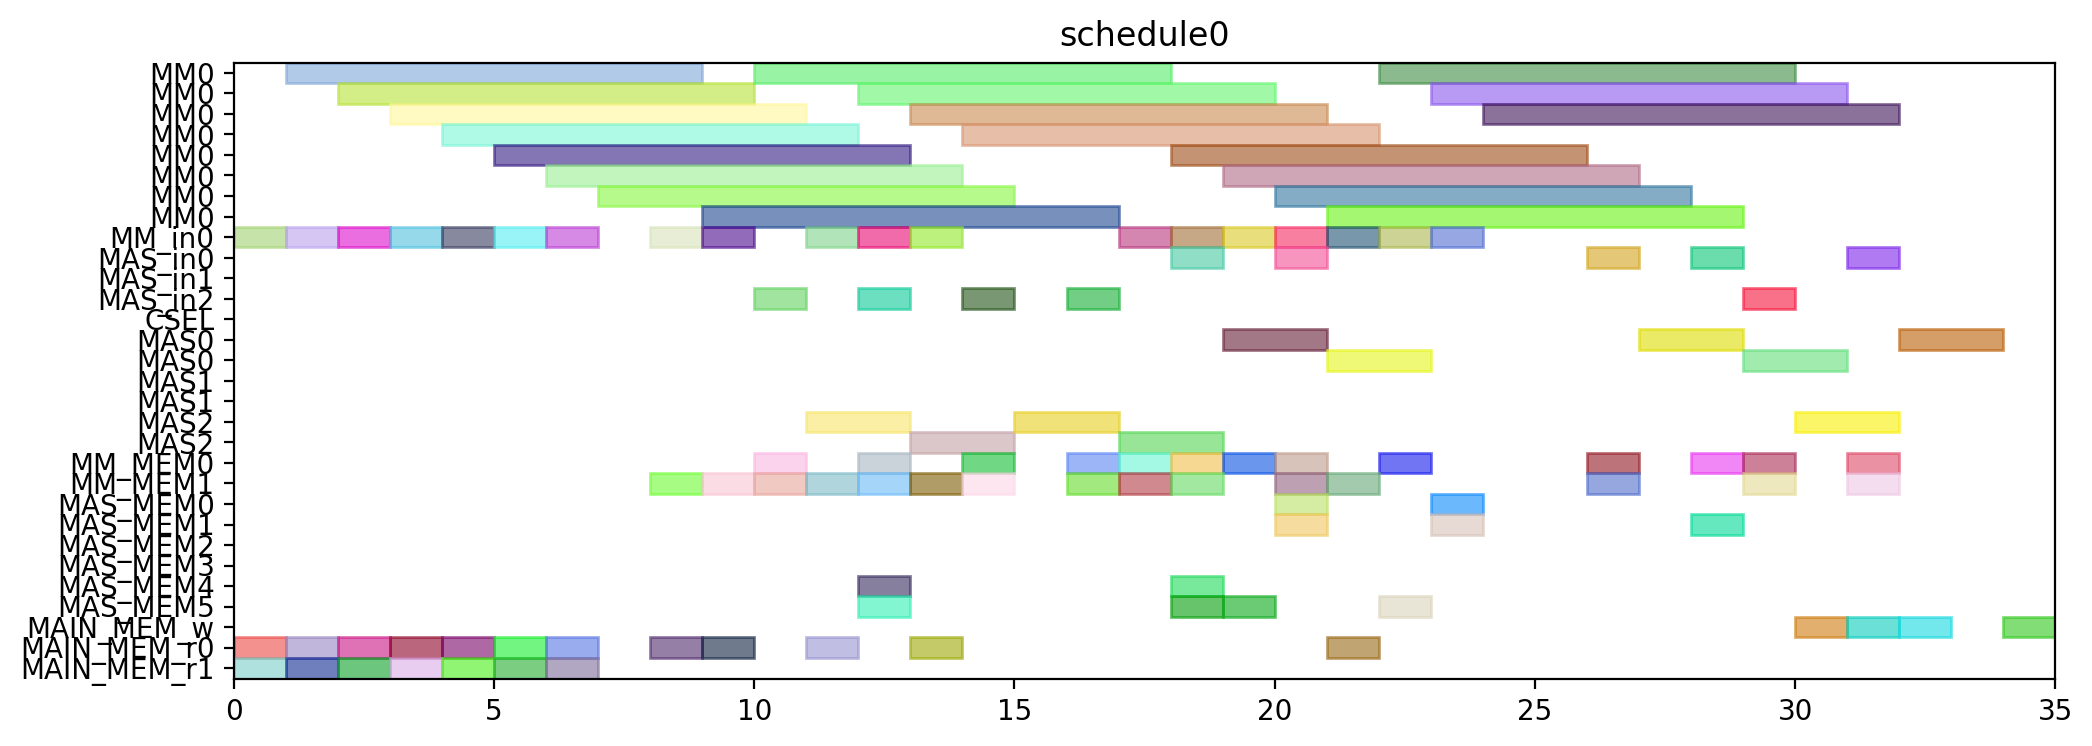

Write the Python code that produced this figure.
from pyschedule import Scenario, solvers, plotters, alt


def solve():
	horizon = 120
	S = Scenario("schedule0", horizon=horizon)

	# resource
	MM = S.Resources('MM', num=1, size=8)
	MM_in = S.Resources('MM_in', num=1)
	MAS_in = S.Resources('MAS_in', num=3)
	CSEL = S.Resource('CSEL')
	MAS = S.Resources('MAS', num=3, size=2, periods=range(1, horizon))
	MM_MEM = S.Resources('MM_MEM', num=2)
	MAS_MEM = S.Resources('MAS_MEM', num=6)
	MAIN_MEM_w = S.Resource('MAIN_MEM_w', size=1)
	MAIN_MEM_r = S.Resources('MAIN_MEM_r', num=2)

	# result of previous scheduling

	# new tasks
	T1 = S.Task('T1', length=8, delay_cost=1)
	T1 += alt(MM)
	T1_in = S.Task('T1_in', length=1, delay_cost=1)
	T1_in += alt(MM_in)
	S += T1_in*MM_in[0]<=T1*MM[0]
	T1_mem0 = S.Task('T1_mem0', length=1, delay_cost=1)
	T1_mem0 += MAIN_MEM_r[0]
	S += T1_mem0 <= T1

	T1_mem1 = S.Task('T1_mem1', length=1, delay_cost=1)
	T1_mem1 += MAIN_MEM_r[1]
	S += T1_mem1 <= T1

	T2 = S.Task('T2', length=8, delay_cost=1)
	T2 += alt(MM)
	T2_in = S.Task('T2_in', length=1, delay_cost=1)
	T2_in += alt(MM_in)
	S += T2_in*MM_in[0]<=T2*MM[0]
	T2_mem0 = S.Task('T2_mem0', length=1, delay_cost=1)
	T2_mem0 += MAIN_MEM_r[0]
	S += T2_mem0 <= T2

	T2_mem1 = S.Task('T2_mem1', length=1, delay_cost=1)
	T2_mem1 += MAIN_MEM_r[1]
	S += T2_mem1 <= T2

	T3 = S.Task('T3', length=8, delay_cost=1)
	T3 += alt(MM)
	T3_in = S.Task('T3_in', length=1, delay_cost=1)
	T3_in += alt(MM_in)
	S += T3_in*MM_in[0]<=T3*MM[0]
	T3_mem0 = S.Task('T3_mem0', length=1, delay_cost=1)
	T3_mem0 += MAIN_MEM_r[0]
	S += T3_mem0 <= T3

	T3_mem1 = S.Task('T3_mem1', length=1, delay_cost=1)
	T3_mem1 += MAIN_MEM_r[1]
	S += T3_mem1 <= T3

	T4 = S.Task('T4', length=8, delay_cost=1)
	T4 += alt(MM)
	T4_in = S.Task('T4_in', length=1, delay_cost=1)
	T4_in += alt(MM_in)
	S += T4_in*MM_in[0]<=T4*MM[0]
	T4_mem0 = S.Task('T4_mem0', length=1, delay_cost=1)
	T4_mem0 += MAIN_MEM_r[0]
	S += T4_mem0 <= T4

	T4_mem1 = S.Task('T4_mem1', length=1, delay_cost=1)
	T4_mem1 += MAIN_MEM_r[1]
	S += T4_mem1 <= T4

	T5 = S.Task('T5', length=8, delay_cost=1)
	T5 += alt(MM)
	T5_in = S.Task('T5_in', length=1, delay_cost=1)
	T5_in += alt(MM_in)
	S += T5_in*MM_in[0]<=T5*MM[0]
	T5_mem0 = S.Task('T5_mem0', length=1, delay_cost=1)
	T5_mem0 += MAIN_MEM_r[0]
	S += T5_mem0 <= T5

	T5_mem1 = S.Task('T5_mem1', length=1, delay_cost=1)
	T5_mem1 += MAIN_MEM_r[1]
	S += T5_mem1 <= T5

	T6 = S.Task('T6', length=8, delay_cost=1)
	T6 += alt(MM)
	T6_in = S.Task('T6_in', length=1, delay_cost=1)
	T6_in += alt(MM_in)
	S += T6_in*MM_in[0]<=T6*MM[0]
	T6_mem0 = S.Task('T6_mem0', length=1, delay_cost=1)
	T6_mem0 += MAIN_MEM_r[0]
	S += T6_mem0 <= T6

	T6_mem1 = S.Task('T6_mem1', length=1, delay_cost=1)
	T6_mem1 += MAIN_MEM_r[1]
	S += T6_mem1 <= T6

	T7 = S.Task('T7', length=8, delay_cost=1)
	T7 += alt(MM)
	T7_in = S.Task('T7_in', length=1, delay_cost=1)
	T7_in += alt(MM_in)
	S += T7_in*MM_in[0]<=T7*MM[0]
	T7_mem0 = S.Task('T7_mem0', length=1, delay_cost=1)
	T7_mem0 += MAIN_MEM_r[0]
	S += T7_mem0 <= T7

	T7_mem1 = S.Task('T7_mem1', length=1, delay_cost=1)
	T7_mem1 += MAIN_MEM_r[1]
	S += T7_mem1 <= T7

	T8 = S.Task('T8', length=8, delay_cost=1)
	T8 += alt(MM)
	T8_in = S.Task('T8_in', length=1, delay_cost=1)
	T8_in += alt(MM_in)
	S += T8_in*MM_in[0]<=T8*MM[0]
	T8_mem0 = S.Task('T8_mem0', length=1, delay_cost=1)
	T8_mem0 += MAIN_MEM_r[0]
	S += T8_mem0 <= T8

	T8_mem1 = S.Task('T8_mem1', length=1, delay_cost=1)
	T8_mem1 += alt(MM_MEM)
	S += (T1*MM[0])-1 < T8_mem1*MM_MEM[1]
	S += T8_mem1 <= T8

	T9 = S.Task('T9', length=8, delay_cost=1)
	T9 += alt(MM)
	T9_in = S.Task('T9_in', length=1, delay_cost=1)
	T9_in += alt(MM_in)
	S += T9_in*MM_in[0]<=T9*MM[0]
	T9_mem0 = S.Task('T9_mem0', length=1, delay_cost=1)
	T9_mem0 += MAIN_MEM_r[0]
	S += T9_mem0 <= T9

	T9_mem1 = S.Task('T9_mem1', length=1, delay_cost=1)
	T9_mem1 += alt(MM_MEM)
	S += (T1*MM[0])-1 < T9_mem1*MM_MEM[1]
	S += T9_mem1 <= T9

	T10 = S.Task('T10', length=8, delay_cost=1)
	T10 += alt(MM)
	T10_in = S.Task('T10_in', length=1, delay_cost=1)
	T10_in += alt(MM_in)
	S += T10_in*MM_in[0]<=T10*MM[0]
	T10_mem0 = S.Task('T10_mem0', length=1, delay_cost=1)
	T10_mem0 += MAIN_MEM_r[0]
	S += T10_mem0 <= T10

	T10_mem1 = S.Task('T10_mem1', length=1, delay_cost=1)
	T10_mem1 += alt(MM_MEM)
	S += (T3*MM[0])-1 < T10_mem1*MM_MEM[1]
	S += T10_mem1 <= T10

	T11 = S.Task('T11', length=8, delay_cost=1)
	T11 += alt(MM)
	T11_in = S.Task('T11_in', length=1, delay_cost=1)
	T11_in += alt(MM_in)
	S += T11_in*MM_in[0]<=T11*MM[0]
	T11_mem0 = S.Task('T11_mem0', length=1, delay_cost=1)
	T11_mem0 += MAIN_MEM_r[0]
	S += T11_mem0 <= T11

	T11_mem1 = S.Task('T11_mem1', length=1, delay_cost=1)
	T11_mem1 += alt(MM_MEM)
	S += (T3*MM[0])-1 < T11_mem1*MM_MEM[1]
	S += T11_mem1 <= T11

	T12 = S.Task('T12', length=2, delay_cost=1)
	T12 += alt(MAS)
	T12_in = S.Task('T12_in', length=1, delay_cost=1)
	T12_in += alt(MAS_in)
	S += T12_in*MAS_in[0]<=T12*MAS[0]

	S += T12_in*MAS_in[1]<=T12*MAS[1]

	S += T12_in*MAS_in[2]<=T12*MAS[2]

	T12_mem0 = S.Task('T12_mem0', length=1, delay_cost=1)
	T12_mem0 += alt(MM_MEM)
	S += (T4*MM[0])-1 < T12_mem0*MM_MEM[0]
	S += T12_mem0 <= T12

	T12_mem1 = S.Task('T12_mem1', length=1, delay_cost=1)
	T12_mem1 += alt(MM_MEM)
	S += (T2*MM[0])-1 < T12_mem1*MM_MEM[1]
	S += T12_mem1 <= T12

	T13 = S.Task('T13', length=2, delay_cost=1)
	T13 += alt(MAS)
	T13_in = S.Task('T13_in', length=1, delay_cost=1)
	T13_in += alt(MAS_in)
	S += T13_in*MAS_in[0]<=T13*MAS[0]

	S += T13_in*MAS_in[1]<=T13*MAS[1]

	S += T13_in*MAS_in[2]<=T13*MAS[2]

	T13_mem0 = S.Task('T13_mem0', length=1, delay_cost=1)
	T13_mem0 += alt(MM_MEM)
	S += (T4*MM[0])-1 < T13_mem0*MM_MEM[0]
	S += T13_mem0 <= T13

	T13_mem1 = S.Task('T13_mem1', length=1, delay_cost=1)
	T13_mem1 += alt(MM_MEM)
	S += (T2*MM[0])-1 < T13_mem1*MM_MEM[1]
	S += T13_mem1 <= T13

	T15 = S.Task('T15', length=2, delay_cost=1)
	T15 += alt(MAS)
	T15_in = S.Task('T15_in', length=1, delay_cost=1)
	T15_in += alt(MAS_in)
	S += T15_in*MAS_in[0]<=T15*MAS[0]

	S += T15_in*MAS_in[1]<=T15*MAS[1]

	S += T15_in*MAS_in[2]<=T15*MAS[2]

	T15_mem0 = S.Task('T15_mem0', length=1, delay_cost=1)
	T15_mem0 += alt(MM_MEM)
	S += (T7*MM[0])-1 < T15_mem0*MM_MEM[0]
	S += T15_mem0 <= T15

	T15_mem1 = S.Task('T15_mem1', length=1, delay_cost=1)
	T15_mem1 += alt(MM_MEM)
	S += (T7*MM[0])-1 < T15_mem1*MM_MEM[1]
	S += T15_mem1 <= T15

	T14 = S.Task('T14', length=8, delay_cost=1)
	T14 += alt(MM)
	T14_in = S.Task('T14_in', length=1, delay_cost=1)
	T14_in += alt(MM_in)
	S += T14_in*MM_in[0]<=T14*MM[0]
	T14_mem0 = S.Task('T14_mem0', length=1, delay_cost=1)
	T14_mem0 += alt(MAS_MEM)
	S += (T13*MAS[0])-1 < T14_mem0*MAS_MEM[0]
	S += (T13*MAS[1])-1 < T14_mem0*MAS_MEM[2]
	S += (T13*MAS[2])-1 < T14_mem0*MAS_MEM[4]
	S += T14_mem0 <= T14

	T14_mem1 = S.Task('T14_mem1', length=1, delay_cost=1)
	T14_mem1 += alt(MAS_MEM)
	S += (T13*MAS[0])-1 < T14_mem1*MAS_MEM[1]
	S += (T13*MAS[1])-1 < T14_mem1*MAS_MEM[3]
	S += (T13*MAS[2])-1 < T14_mem1*MAS_MEM[5]
	S += T14_mem1 <= T14

	T16 = S.Task('T16', length=8, delay_cost=1)
	T16 += alt(MM)
	T16_in = S.Task('T16_in', length=1, delay_cost=1)
	T16_in += alt(MM_in)
	S += T16_in*MM_in[0]<=T16*MM[0]
	T16_mem0 = S.Task('T16_mem0', length=1, delay_cost=1)
	T16_mem0 += alt(MM_MEM)
	S += (T1*MM[0])-1 < T16_mem0*MM_MEM[0]
	S += T16_mem0 <= T16

	T16_mem1 = S.Task('T16_mem1', length=1, delay_cost=1)
	T16_mem1 += alt(MM_MEM)
	S += (T8*MM[0])-1 < T16_mem1*MM_MEM[1]
	S += T16_mem1 <= T16

	T17 = S.Task('T17', length=8, delay_cost=1)
	T17 += alt(MM)
	T17_in = S.Task('T17_in', length=1, delay_cost=1)
	T17_in += alt(MM_in)
	S += T17_in*MM_in[0]<=T17*MM[0]
	T17_mem0 = S.Task('T17_mem0', length=1, delay_cost=1)
	T17_mem0 += alt(MM_MEM)
	S += (T8*MM[0])-1 < T17_mem0*MM_MEM[0]
	S += T17_mem0 <= T17

	T17_mem1 = S.Task('T17_mem1', length=1, delay_cost=1)
	T17_mem1 += alt(MAS_MEM)
	S += (T15*MAS[0])-1 < T17_mem1*MAS_MEM[1]
	S += (T15*MAS[1])-1 < T17_mem1*MAS_MEM[3]
	S += (T15*MAS[2])-1 < T17_mem1*MAS_MEM[5]
	S += T17_mem1 <= T17

	T18 = S.Task('T18', length=2, delay_cost=1)
	T18 += alt(MAS)
	T18_in = S.Task('T18_in', length=1, delay_cost=1)
	T18_in += alt(MAS_in)
	S += T18_in*MAS_in[0]<=T18*MAS[0]

	S += T18_in*MAS_in[1]<=T18*MAS[1]

	S += T18_in*MAS_in[2]<=T18*MAS[2]

	T18_mem0 = S.Task('T18_mem0', length=1, delay_cost=1)
	T18_mem0 += alt(MM_MEM)
	S += (T5*MM[0])-1 < T18_mem0*MM_MEM[0]
	S += T18_mem0 <= T18

	T18_mem1 = S.Task('T18_mem1', length=1, delay_cost=1)
	T18_mem1 += alt(MM_MEM)
	S += (T9*MM[0])-1 < T18_mem1*MM_MEM[1]
	S += T18_mem1 <= T18

	T19 = S.Task('T19', length=2, delay_cost=1)
	T19 += alt(MAS)
	T19_in = S.Task('T19_in', length=1, delay_cost=1)
	T19_in += alt(MAS_in)
	S += T19_in*MAS_in[0]<=T19*MAS[0]

	S += T19_in*MAS_in[1]<=T19*MAS[1]

	S += T19_in*MAS_in[2]<=T19*MAS[2]

	T19_mem0 = S.Task('T19_mem0', length=1, delay_cost=1)
	T19_mem0 += alt(MM_MEM)
	S += (T5*MM[0])-1 < T19_mem0*MM_MEM[0]
	S += T19_mem0 <= T19

	T19_mem1 = S.Task('T19_mem1', length=1, delay_cost=1)
	T19_mem1 += alt(MM_MEM)
	S += (T9*MM[0])-1 < T19_mem1*MM_MEM[1]
	S += T19_mem1 <= T19

	T21 = S.Task('T21', length=2, delay_cost=1)
	T21 += alt(MAS)
	T21_in = S.Task('T21_in', length=1, delay_cost=1)
	T21_in += alt(MAS_in)
	S += T21_in*MAS_in[0]<=T21*MAS[0]

	S += T21_in*MAS_in[1]<=T21*MAS[1]

	S += T21_in*MAS_in[2]<=T21*MAS[2]

	T21_mem0 = S.Task('T21_mem0', length=1, delay_cost=1)
	T21_mem0 += alt(MM_MEM)
	S += (T6*MM[0])-1 < T21_mem0*MM_MEM[0]
	S += T21_mem0 <= T21

	T21_mem1 = S.Task('T21_mem1', length=1, delay_cost=1)
	T21_mem1 += alt(MM_MEM)
	S += (T10*MM[0])-1 < T21_mem1*MM_MEM[1]
	S += T21_mem1 <= T21

	T24 = S.Task('T24', length=8, delay_cost=1)
	T24 += alt(MM)
	T24_in = S.Task('T24_in', length=1, delay_cost=1)
	T24_in += alt(MM_in)
	S += T24_in*MM_in[0]<=T24*MM[0]
	T24_mem0 = S.Task('T24_mem0', length=1, delay_cost=1)
	T24_mem0 += alt(MM_MEM)
	S += (T11*MM[0])-1 < T24_mem0*MM_MEM[0]
	S += T24_mem0 <= T24

	T24_mem1 = S.Task('T24_mem1', length=1, delay_cost=1)
	T24_mem1 += alt(MAS_MEM)
	S += (T12*MAS[0])-1 < T24_mem1*MAS_MEM[1]
	S += (T12*MAS[1])-1 < T24_mem1*MAS_MEM[3]
	S += (T12*MAS[2])-1 < T24_mem1*MAS_MEM[5]
	S += T24_mem1 <= T24

	T20 = S.Task('T20', length=8, delay_cost=1)
	T20 += alt(MM)
	T20_in = S.Task('T20_in', length=1, delay_cost=1)
	T20_in += alt(MM_in)
	S += T20_in*MM_in[0]<=T20*MM[0]
	T20_mem0 = S.Task('T20_mem0', length=1, delay_cost=1)
	T20_mem0 += alt(MAS_MEM)
	S += (T15*MAS[0])-1 < T20_mem0*MAS_MEM[0]
	S += (T15*MAS[1])-1 < T20_mem0*MAS_MEM[2]
	S += (T15*MAS[2])-1 < T20_mem0*MAS_MEM[4]
	S += T20_mem0 <= T20

	T20_mem1 = S.Task('T20_mem1', length=1, delay_cost=1)
	T20_mem1 += alt(MAS_MEM)
	S += (T18*MAS[0])-1 < T20_mem1*MAS_MEM[1]
	S += (T18*MAS[1])-1 < T20_mem1*MAS_MEM[3]
	S += (T18*MAS[2])-1 < T20_mem1*MAS_MEM[5]
	S += T20_mem1 <= T20

	T22 = S.Task('T22', length=8, delay_cost=1)
	T22 += alt(MM)
	T22_in = S.Task('T22_in', length=1, delay_cost=1)
	T22_in += alt(MM_in)
	S += T22_in*MM_in[0]<=T22*MM[0]
	T22_mem0 = S.Task('T22_mem0', length=1, delay_cost=1)
	T22_mem0 += alt(MAS_MEM)
	S += (T21*MAS[0])-1 < T22_mem0*MAS_MEM[0]
	S += (T21*MAS[1])-1 < T22_mem0*MAS_MEM[2]
	S += (T21*MAS[2])-1 < T22_mem0*MAS_MEM[4]
	S += T22_mem0 <= T22

	T22_mem1 = S.Task('T22_mem1', length=1, delay_cost=1)
	T22_mem1 += alt(MAS_MEM)
	S += (T21*MAS[0])-1 < T22_mem1*MAS_MEM[1]
	S += (T21*MAS[1])-1 < T22_mem1*MAS_MEM[3]
	S += (T21*MAS[2])-1 < T22_mem1*MAS_MEM[5]
	S += T22_mem1 <= T22

	T23 = S.Task('T23', length=8, delay_cost=1)
	T23 += alt(MM)
	T23_in = S.Task('T23_in', length=1, delay_cost=1)
	T23_in += alt(MM_in)
	S += T23_in*MM_in[0]<=T23*MM[0]
	T23_mem0 = S.Task('T23_mem0', length=1, delay_cost=1)
	T23_mem0 += alt(MAS_MEM)
	S += (T19*MAS[0])-1 < T23_mem0*MAS_MEM[0]
	S += (T19*MAS[1])-1 < T23_mem0*MAS_MEM[2]
	S += (T19*MAS[2])-1 < T23_mem0*MAS_MEM[4]
	S += T23_mem0 <= T23

	T23_mem1 = S.Task('T23_mem1', length=1, delay_cost=1)
	T23_mem1 += alt(MAS_MEM)
	S += (T19*MAS[0])-1 < T23_mem1*MAS_MEM[1]
	S += (T19*MAS[1])-1 < T23_mem1*MAS_MEM[3]
	S += (T19*MAS[2])-1 < T23_mem1*MAS_MEM[5]
	S += T23_mem1 <= T23

	Z2_new = S.Task('Z2_new', length=8, delay_cost=1)
	Z2_new += alt(MM)
	Z2_new_in = S.Task('Z2_new_in', length=1, delay_cost=1)
	Z2_new_in += alt(MM_in)
	S += Z2_new_in*MM_in[0]<=Z2_new*MM[0]
	S += 0<Z2_new

	Z2_new_w = S.Task('Z2_new_w', length=1, delay_cost=1)
	Z2_new_w += alt(MAIN_MEM_w)
	S += Z2_new <= Z2_new_w

	Z2_new_mem0 = S.Task('Z2_new_mem0', length=1, delay_cost=1)
	Z2_new_mem0 += MAIN_MEM_r[0]
	S += Z2_new_mem0 <= Z2_new

	Z2_new_mem1 = S.Task('Z2_new_mem1', length=1, delay_cost=1)
	Z2_new_mem1 += alt(MM_MEM)
	S += (T14*MM[0])-1 < Z2_new_mem1*MM_MEM[1]
	S += Z2_new_mem1 <= Z2_new

	T25 = S.Task('T25', length=2, delay_cost=1)
	T25 += alt(MAS)
	T25_in = S.Task('T25_in', length=1, delay_cost=1)
	T25_in += alt(MAS_in)
	S += T25_in*MAS_in[0]<=T25*MAS[0]

	S += T25_in*MAS_in[1]<=T25*MAS[1]

	S += T25_in*MAS_in[2]<=T25*MAS[2]

	T25_mem0 = S.Task('T25_mem0', length=1, delay_cost=1)
	T25_mem0 += alt(MM_MEM)
	S += (T20*MM[0])-1 < T25_mem0*MM_MEM[0]
	S += T25_mem0 <= T25

	T25_mem1 = S.Task('T25_mem1', length=1, delay_cost=1)
	T25_mem1 += alt(MM_MEM)
	S += (T20*MM[0])-1 < T25_mem1*MM_MEM[1]
	S += T25_mem1 <= T25

	X2_new = S.Task('X2_new', length=2, delay_cost=1)
	X2_new += alt(MAS)
	X2_new_in = S.Task('X2_new_in', length=1, delay_cost=1)
	X2_new_in += alt(MAS_in)
	S += X2_new_in*MAS_in[0]<=X2_new*MAS[0]

	S += X2_new_in*MAS_in[1]<=X2_new*MAS[1]

	S += X2_new_in*MAS_in[2]<=X2_new*MAS[2]

	S += 0<X2_new

	X2_new_w = S.Task('X2_new_w', length=1, delay_cost=1)
	X2_new_w += alt(MAIN_MEM_w)
	S += X2_new <= X2_new_w

	X2_new_mem0 = S.Task('X2_new_mem0', length=1, delay_cost=1)
	X2_new_mem0 += alt(MM_MEM)
	S += (T22*MM[0])-1 < X2_new_mem0*MM_MEM[0]
	S += X2_new_mem0 <= X2_new

	X2_new_mem1 = S.Task('X2_new_mem1', length=1, delay_cost=1)
	X2_new_mem1 += alt(MM_MEM)
	S += (T24*MM[0])-1 < X2_new_mem1*MM_MEM[1]
	S += X2_new_mem1 <= X2_new

	X1_new = S.Task('X1_new', length=2, delay_cost=1)
	X1_new += alt(MAS)
	X1_new_in = S.Task('X1_new_in', length=1, delay_cost=1)
	X1_new_in += alt(MAS_in)
	S += X1_new_in*MAS_in[0]<=X1_new*MAS[0]

	S += X1_new_in*MAS_in[1]<=X1_new*MAS[1]

	S += X1_new_in*MAS_in[2]<=X1_new*MAS[2]

	S += 0<X1_new

	X1_new_w = S.Task('X1_new_w', length=1, delay_cost=1)
	X1_new_w += alt(MAIN_MEM_w)
	S += X1_new <= X1_new_w

	X1_new_mem0 = S.Task('X1_new_mem0', length=1, delay_cost=1)
	X1_new_mem0 += alt(MM_MEM)
	S += (T23*MM[0])-1 < X1_new_mem0*MM_MEM[0]
	S += X1_new_mem0 <= X1_new

	X1_new_mem1 = S.Task('X1_new_mem1', length=1, delay_cost=1)
	X1_new_mem1 += alt(MM_MEM)
	S += (T17*MM[0])-1 < X1_new_mem1*MM_MEM[1]
	S += X1_new_mem1 <= X1_new

	Z1_new = S.Task('Z1_new', length=2, delay_cost=1)
	Z1_new += alt(MAS)
	Z1_new_in = S.Task('Z1_new_in', length=1, delay_cost=1)
	Z1_new_in += alt(MAS_in)
	S += Z1_new_in*MAS_in[0]<=Z1_new*MAS[0]

	S += Z1_new_in*MAS_in[1]<=Z1_new*MAS[1]

	S += Z1_new_in*MAS_in[2]<=Z1_new*MAS[2]

	S += 0<Z1_new

	Z1_new_w = S.Task('Z1_new_w', length=1, delay_cost=1)
	Z1_new_w += alt(MAIN_MEM_w)
	S += Z1_new <= Z1_new_w

	Z1_new_mem0 = S.Task('Z1_new_mem0', length=1, delay_cost=1)
	Z1_new_mem0 += alt(MM_MEM)
	S += (T16*MM[0])-1 < Z1_new_mem0*MM_MEM[0]
	S += Z1_new_mem0 <= Z1_new

	Z1_new_mem1 = S.Task('Z1_new_mem1', length=1, delay_cost=1)
	Z1_new_mem1 += alt(MAS_MEM)
	S += (T25*MAS[0])-1 < Z1_new_mem1*MAS_MEM[1]
	S += (T25*MAS[1])-1 < Z1_new_mem1*MAS_MEM[3]
	S += (T25*MAS[2])-1 < Z1_new_mem1*MAS_MEM[5]
	S += Z1_new_mem1 <= Z1_new

	solvers.mip.solve(S,msg=1,kind='CPLEX',ratio_gap=1.01)

	solution = [['hoge']*len(S.solution()[1]) for i in range(len(S.solution()))]
	for i in range(len(S.solution())):
		for j in range(len(S.solution()[i])):
			solution[i][j]=str(S.solution()[i][j])
	print(solution)

	cycles = int(solution[-1][3])

	pic_file_name = "/mnt/rose/usr1/fukuda/ABE/multiRAM_multiMAS_16mux/scheduling_result/stage8MM1_stage2MAS3/EP_LADDERMUL/schedule0.png"
	if(S.solution() != []):
		plotters.matplotlib.plot(S,img_filename=pic_file_name, show_task_labels=False, fig_size=(cycles*0.25+3, 4))

	return solution
